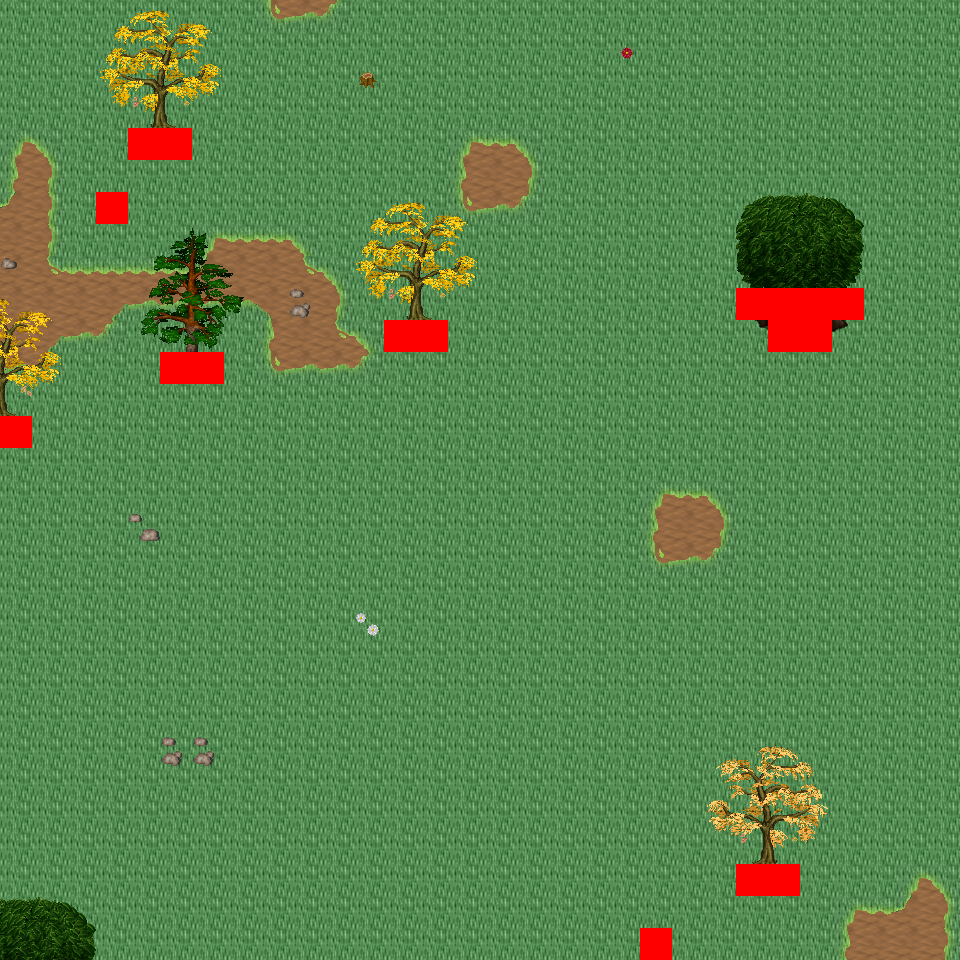

This game map was drawn from its Tiled (.tmx) file and the tilesets committed beside it. A one-line description and the trimmed map source follow:
An orthogonal 30x30 tile map with 32x32 px tiles, 6 tile layers (Ground, Object, Object2, Above, ...), 25 tilesets and 6 objects (6x mapExit).

<map version="1.0" orientation="orthogonal" renderorder="right-down" width="30" height="30" tilewidth="32" tileheight="32" nextobjectid="7">
  <tileset firstgid="1" name="tileset_logic_collision" tilewidth="32" tileheight="32" tilecount="1" columns="1">
    <image source="../drawable/tileset_logic_collision.png" width="32" height="32" />
  </tileset>
  <tileset firstgid="2" name="tileset_ground_ridge_earth_pale" tilewidth="32" tileheight="32" tilecount="96" columns="12">
    <image source="../drawable/tileset_ground_ridge_earth_pale.png" width="384" height="256" />
  </tileset>
  <tileset firstgid="98" name="tileset_ground_ridge_earth_dark" tilewidth="32" tileheight="32" tilecount="96" columns="12">
    <image source="../drawable/tileset_ground_ridge_earth_dark.png" width="384" height="256" />
  </tileset>
  <tileset firstgid="194" name="tileset_ground_ground" tilewidth="32" tileheight="32" tilecount="33" columns="3">
    <image source="../drawable/tileset_ground_ground.png" width="96" height="352" />
  </tileset>
  <tileset firstgid="227" name="tileset_plant_stump_small_stump" tilewidth="32" tileheight="32" tilecount="4" columns="2">
    <image source="../drawable/tileset_plant_stump_small_stump.png" width="64" height="64" />
  </tileset>
  <tileset firstgid="231" name="tileset_plant_tree_fall_trees" tilewidth="32" tileheight="32" tilecount="40" columns="8">
    <image source="../drawable/tileset_plant_tree_fall_trees.png" width="256" height="160" />
  </tileset>
  <tileset firstgid="271" name="tileset_plant_tree_pine_tree" tilewidth="32" tileheight="32" tilecount="20" columns="4">
    <image source="../drawable/tileset_plant_tree_pine_tree.png" width="128" height="160" />
  </tileset>
  <tileset firstgid="291" name="tileset_plant_tree_tree_darkgreen" tilewidth="32" tileheight="32" tilecount="88" columns="8">
    <image source="../drawable/tileset_plant_tree_tree_darkgreen.png" width="256" height="352" />
  </tileset>
  <tileset firstgid="379" name="tileset_plant_leaves" tilewidth="32" tileheight="32" tilecount="8" columns="4">
    <image source="../drawable/tileset_plant_leaves.png" width="128" height="64" />
  </tileset>
  <tileset firstgid="387" name="tileset_plant_flower_daisy_blue" tilewidth="32" tileheight="32" tilecount="8" columns="2">
    <image source="../drawable/tileset_plant_flower_daisy_blue.png" width="64" height="128" />
  </tileset>
  <tileset firstgid="395" name="tileset_plant_flower_daisy_red" tilewidth="32" tileheight="32" tilecount="8" columns="2">
    <image source="../drawable/tileset_plant_flower_daisy_red.png" width="64" height="128" />
  </tileset>
  <tileset firstgid="403" name="tileset_plant_flower_daisy_white" tilewidth="32" tileheight="32" tilecount="8" columns="2">
    <image source="../drawable/tileset_plant_flower_daisy_white.png" width="64" height="128" />
  </tileset>
  <tileset firstgid="411" name="tileset_plant_flower_daisy_yellow" tilewidth="32" tileheight="32" tilecount="8" columns="2">
    <image source="../drawable/tileset_plant_flower_daisy_yellow.png" width="64" height="128" />
  </tileset>
  <tileset firstgid="419" name="tileset_ground_grass_corners" tilewidth="32" tileheight="32" tilecount="24" columns="6">
    <image source="../drawable/tileset_ground_grass_corners.png" width="192" height="128" />
  </tileset>
  <tileset firstgid="443" name="tileset_ground_grass_edges" tilewidth="32" tileheight="32" tilecount="36" columns="12">
    <image source="../drawable/tileset_ground_grass_edges.png" width="384" height="96" />
  </tileset>
  <tileset firstgid="479" name="tileset_ground_rock_pebbles" tilewidth="32" tileheight="32" tilecount="3" columns="1">
    <image source="../drawable/tileset_ground_rock_pebbles.png" width="32" height="96" />
  </tileset>
  <tileset firstgid="482" name="tileset_logic_portal" tilewidth="32" tileheight="32" tilecount="24" columns="8">
    <image source="../drawable/tileset_logic_portal.png" width="256" height="96" />
  </tileset>
  <tileset firstgid="506" name="tileset_logic_creature_ent" tilewidth="32" tileheight="32" tilecount="4" columns="4">
    <image source="../drawable/tileset_logic_creature_ent.png" width="128" height="32" />
  </tileset>
  <tileset firstgid="510" name="tileset_logic_creature_animal" tilewidth="32" tileheight="32" tilecount="32" columns="8">
    <image source="../drawable/tileset_logic_creature_animal.png" width="256" height="128" />
  </tileset>
  <tileset firstgid="542" name="tileset_logic_creature_human_evil" tilewidth="32" tileheight="32" tilecount="16" columns="8">
    <image source="../drawable/tileset_logic_creature_human_evil.png" width="256" height="64" />
  </tileset>
  <tileset firstgid="558" name="tileset_terrain_grassland" tilewidth="32" tileheight="32" tilecount="88" columns="8">
    <image source="../drawable/tileset_terrain_grassland.png" width="256" height="352" />
  </tileset>
  <tileset firstgid="646" name="tileset_terrain_cave_opening" tilewidth="32" tileheight="32" tilecount="12" columns="3">
    <image source="../drawable/tileset_terrain_cave_opening.png" width="96" height="128" />
  </tileset>
  <tileset firstgid="658" name="tileset_ground_ladder_vertical_dark" tilewidth="32" tileheight="32" tilecount="3" columns="3">
    <image source="../drawable/tileset_ground_ladder_vertical_dark.png" width="96" height="32" />
  </tileset>
  <tileset firstgid="661" name="tileset_plant_flower_flowers_mixed" tilewidth="32" tileheight="32" tilecount="16" columns="4">
    <image source="../drawable/tileset_plant_flower_flowers_mixed.png" width="128" height="128" />
  </tileset>
  <tileset firstgid="677" name="tileset_logic_creature_reptile" tilewidth="32" tileheight="32" tilecount="7" columns="7">
    <image source="../drawable/tileset_logic_creature_reptile.png" width="224" height="32" />
  </tileset>
  <layer name="Ground" width="30" height="30">
    <data>[900 cells, 900 non-empty, 2 distinct tile ids]</data>
  </layer>
  <layer name="Object" width="30" height="30">
    <data>[900 cells, 89 non-empty, 31 distinct tile ids]</data>
  </layer>
  <layer name="Object2" width="30" height="30">
    <data>[900 cells, 19 non-empty, 9 distinct tile ids]</data>
  </layer>
  <layer name="Above" width="30" height="30">
    <data>[900 cells, 90 non-empty, 60 distinct tile ids]</data>
  </layer>
  <layer name="Above2" width="30" height="30">
    <data>[900 cells, 0 non-empty, 0 distinct tile ids]</data>
  </layer>
  <layer name="Walkable" width="30" height="30">
    <data>[900 cells, 17 non-empty, 1 distinct tile ids]</data>
  </layer>
  <objectgroup name="MapEvents">
    <object id="1" name="north" type="mapExit" x="0" y="0" width="960" height="32">
      <properties>
        <property name="map" value="level_0_x53_y26" />
        <property name="x" value="0" />
        <property name="y" value="28" />
      </properties>
    </object>
    <object id="2" name="south" type="mapExit" x="0" y="928" width="640" height="32">
      <properties>
        <property name="map" value="level_0_x53_y28" />
        <property name="x" value="0" />
        <property name="y" value="1" />
      </properties>
    </object>
    <object id="3" name="south2" type="mapExit" x="672" y="928" width="288" height="32">
      <properties>
        <property name="map" value="level_0_x53_y28" />
        <property name="x" value="21" />
        <property name="y" value="1" />
      </properties>
    </object>
    <object id="4" name="west" type="mapExit" x="0" y="0" width="32" height="416">
      <properties>
        <property name="map" value="level_0_x52_y27" />
        <property name="x" value="28" />
        <property name="y" value="0" />
      </properties>
    </object>
    </objectgroup>
</map>
<!-- 2 of 6 objects omitted -->
